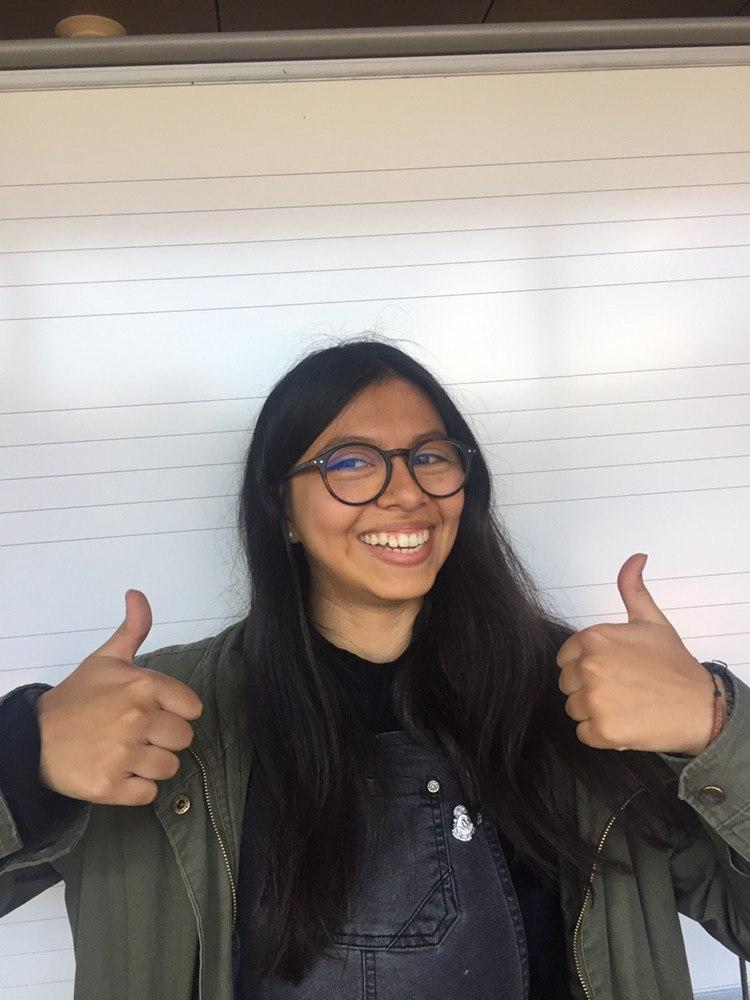
//> input picture proyecto/prueba/build/10.jpg, 750 x 1000 px
$ ./circulos build/10.jpg   (built with g++ and OpenCV 4)
//> lines starting //> are read from the running program, lines starting //| are printed output that depends on the picture
#include "opencv2/imgproc/imgproc.hpp"
#include "opencv2/highgui/highgui.hpp"
#include <stdlib.h>
#include <stdio.h>

using namespace cv;

/// Global variables

int threshold_value = 0;
int threshold_type = 3;;
int const max_value = 255;
int const max_type = 4;
int const max_BINARY_value = 255;

Mat src, src_gray, dst;
char* window_name = "Threshold Demo";

char* trackbar_type = "Type: \n 0: Binary \n 1: Binary Inverted \n 2: Truncate \n 3: To Zero \n 4: To Zero Inverted";
char* trackbar_value = "Value";

/// Function headers
void Threshold_Demo( int, void* );

/**
 * @function main
 */
int main( int argc, char** argv )
{
  /// Load an image
  src = imread( argv[1], 1 );
//> src is the input picture: 1000 rows x 750 cols, CV_8UC3; mean B, G, R 136.1, 140.7, 148.2

  /// Convert the image to Gray
  cvtColor( src, src_gray, COLOR_BGR2GRAY );
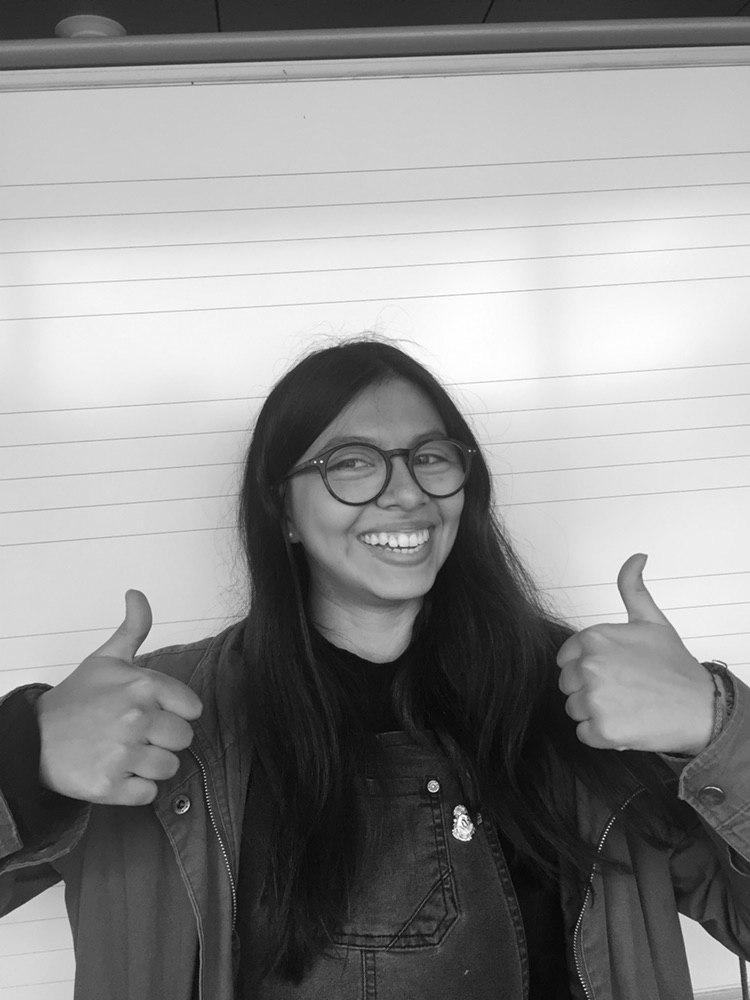
//> src_gray: 1000 rows x 750 cols, CV_8UC1; min 0, max 255, mean 142.4

  /// Create a window to display results
  namedWindow( window_name, WINDOW_NORMAL );

  /// Create Trackbar to choose type of Threshold
  createTrackbar( trackbar_type,
                  window_name, &threshold_type,
                  max_type, Threshold_Demo );

  createTrackbar( trackbar_value,
                  window_name, &threshold_value,
                  max_value, Threshold_Demo );
//> slider 'Value' is set to 85

  /// Call the function to initialize
  Threshold_Demo( 0, 0 );
//> in Threshold_Demo, `threshold( src_gray, dst, threshold_value, max_BINARY_value,threshold_..`:
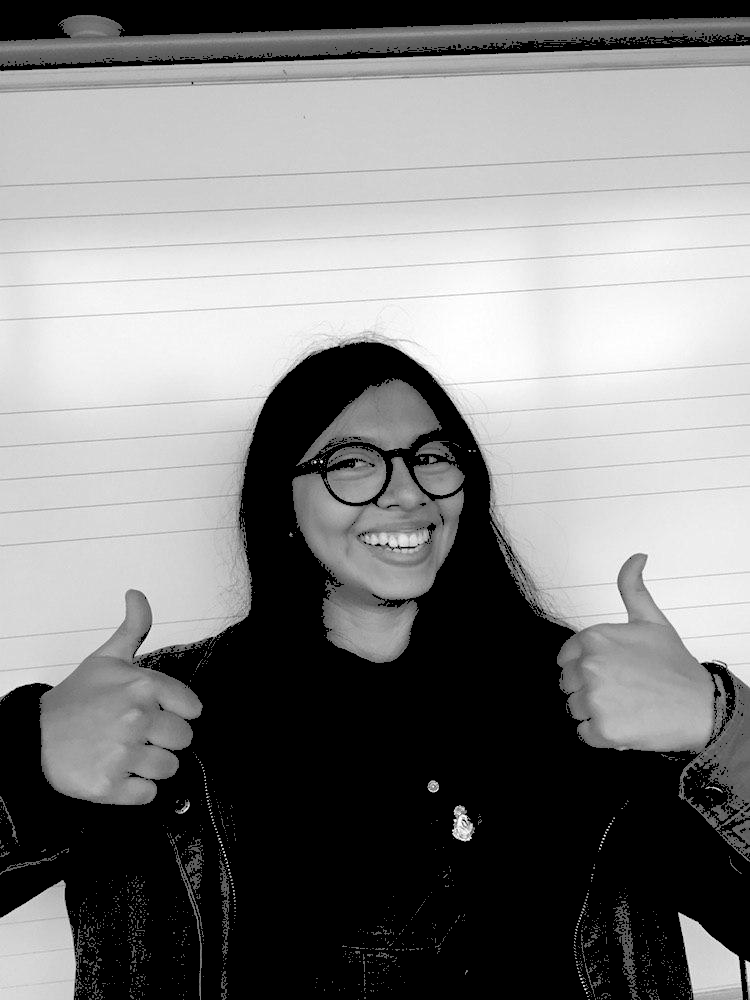
//> dst: 1000 rows x 750 cols, CV_8UC1; min 0, max 255, mean 127

  /// Wait until user finishes program
  while(true)
  {
    int c;
    c = waitKey( 20 );
//> the Esc key is pressed
    if( (char)c == 27 )
      { break; }
   }

}


/**
 * @function Threshold_Demo
 */
void Threshold_Demo( int, void* )
{
  /* 0: Binary
     1: Binary Inverted
     2: Threshold Truncated
     3: Threshold to Zero
     4: Threshold to Zero Inverted
   */

  threshold( src_gray, dst, threshold_value, max_BINARY_value,threshold_type );

  imshow( window_name, dst );
}

$ run again, on proyecto/prueba/build/12.jpg
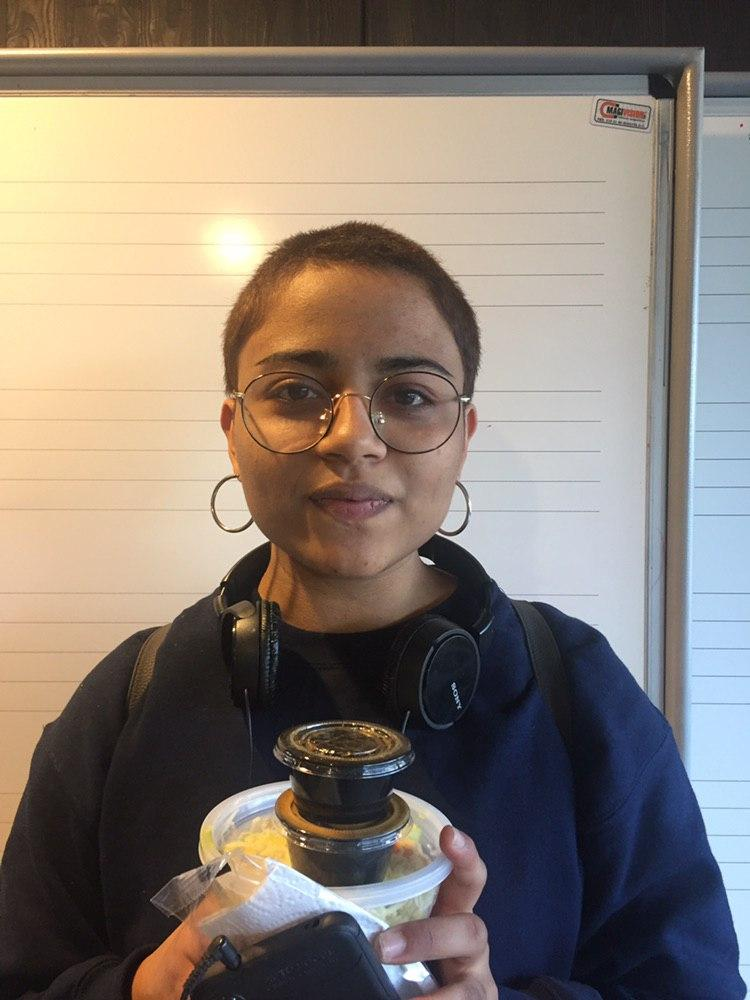
//> input picture proyecto/prueba/build/12.jpg, 750 x 1000 px
//> src is the input picture: 1000 rows x 750 cols, CV_8UC3; mean B, G, R 114.3, 123.8, 135
//> `cvtColor( src, src_gray, COLOR_BGR2GRAY );`:
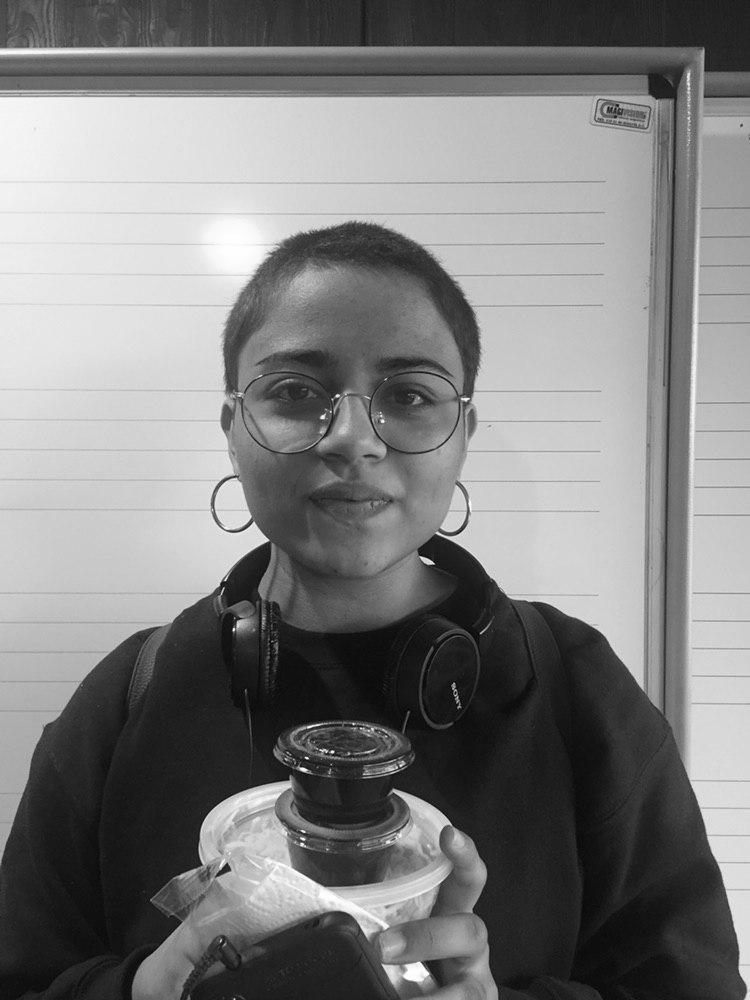
//> src_gray: 1000 rows x 750 cols, CV_8UC1; min 0, max 255, mean 126.1
//> in Threshold_Demo, `threshold( src_gray, dst, threshold_value, max_BINARY_value,threshold_..`:
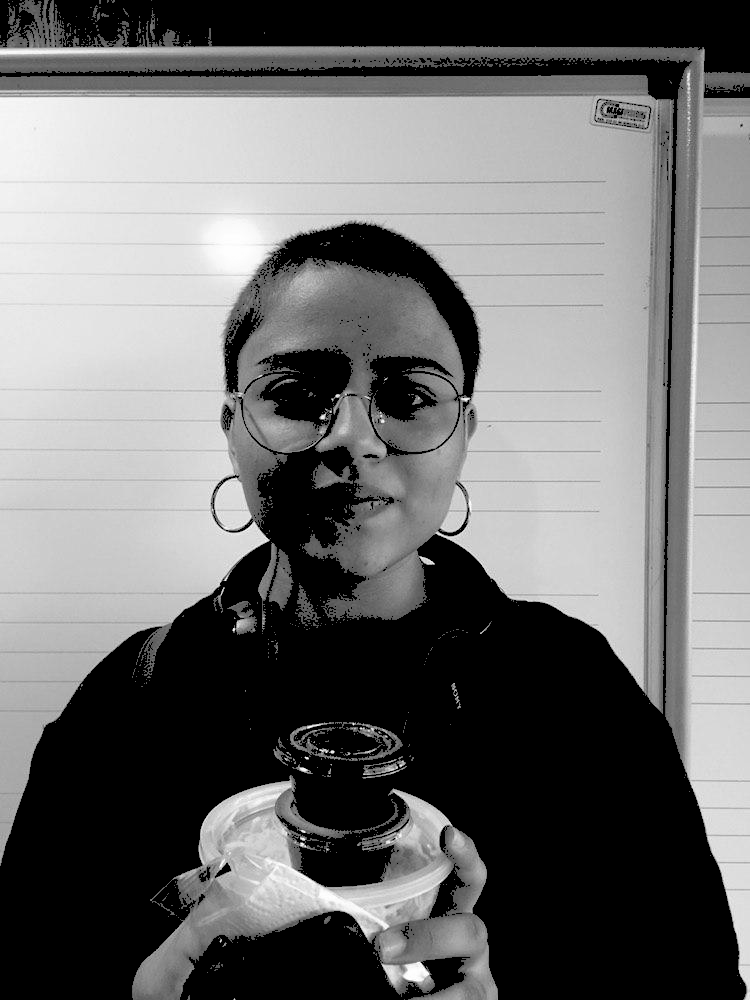
//> dst: 1000 rows x 750 cols, CV_8UC1; min 0, max 255, mean 110.3

$ run again, on proyecto/prueba/build/13.jpg
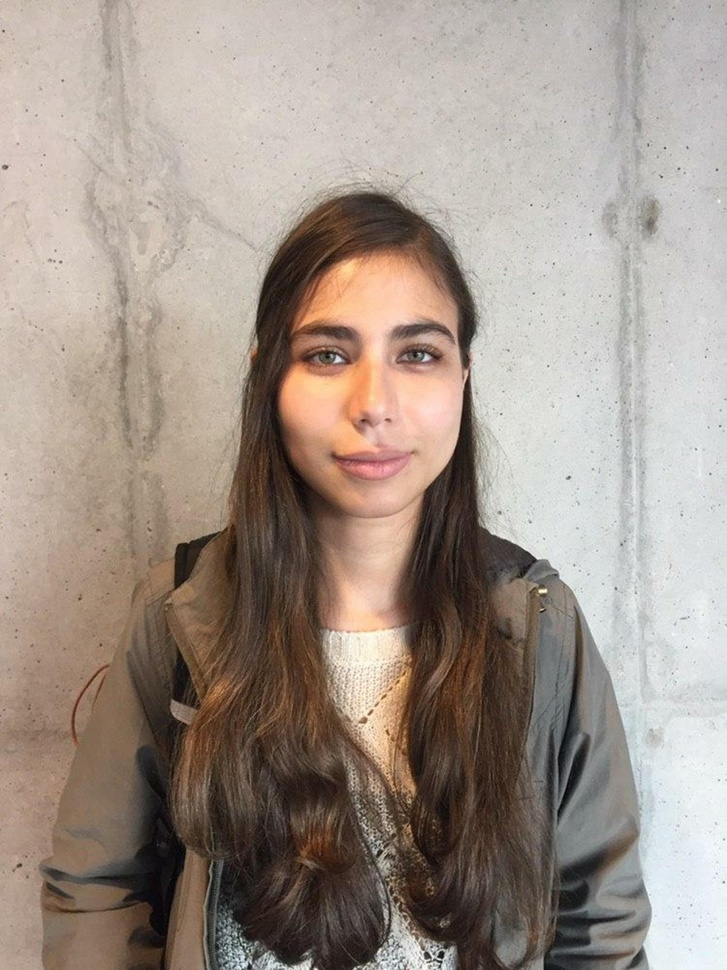
//> input picture proyecto/prueba/build/13.jpg, 727 x 970 px, shrunk from 2976 x 3968 before the run
//> src is the input picture: 970 rows x 727 cols, CV_8UC3; mean B, G, R 138.1, 147.8, 160.8
//> `cvtColor( src, src_gray, COLOR_BGR2GRAY );`:
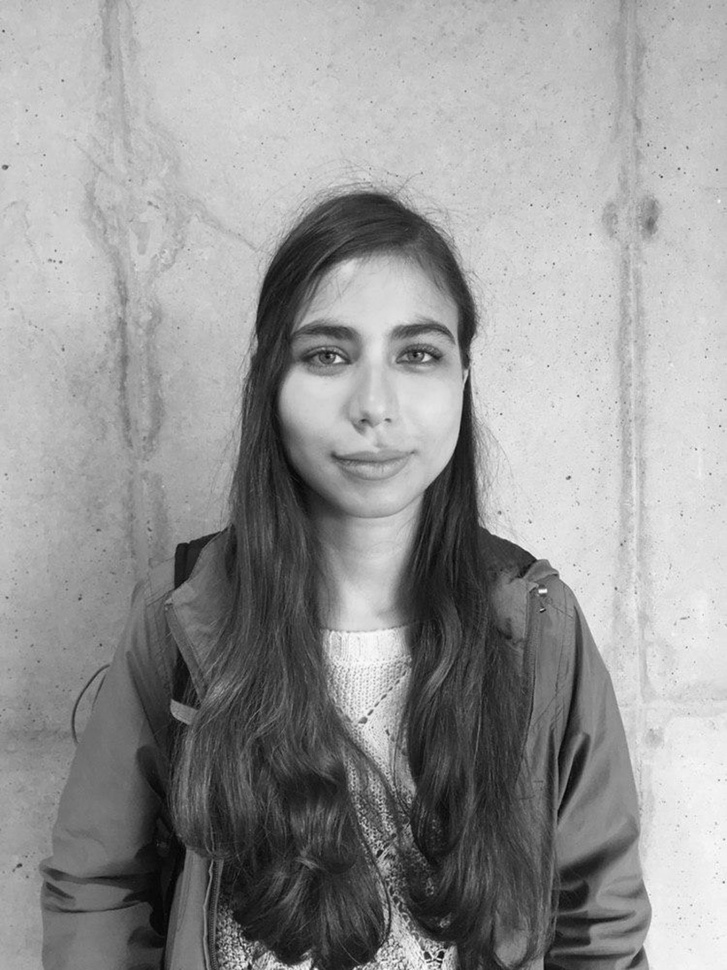
//> src_gray: 970 rows x 727 cols, CV_8UC1; min 2, max 255, mean 150.6
//> in Threshold_Demo, `threshold( src_gray, dst, threshold_value, max_BINARY_value,threshold_..`:
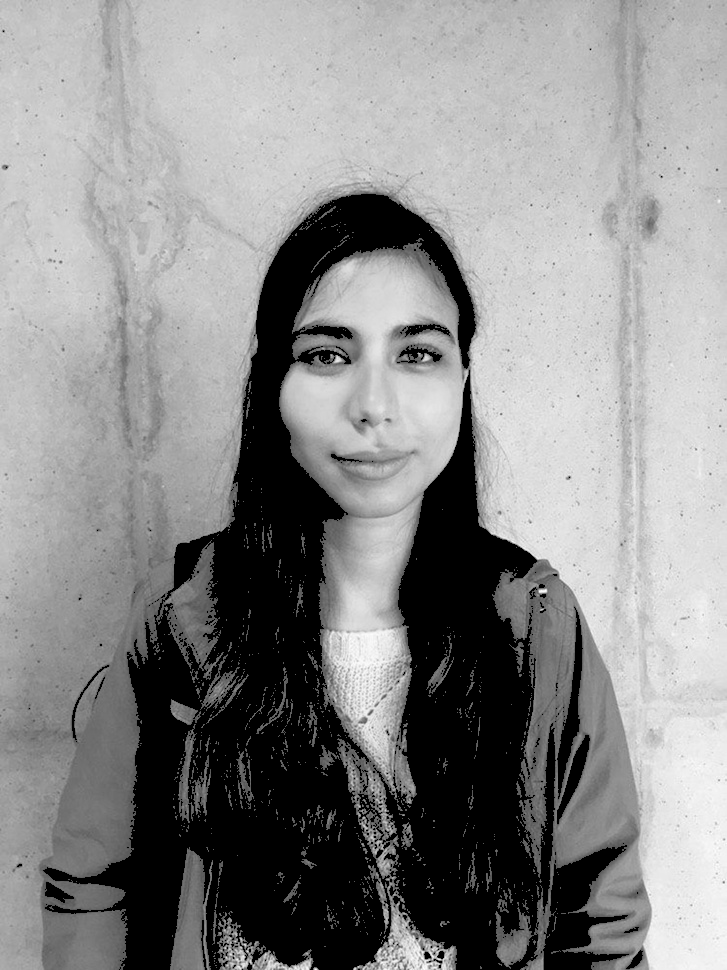
//> dst: 970 rows x 727 cols, CV_8UC1; min 0, max 255, mean 138.2

$ run again, on proyecto/prueba/build/14.jpg
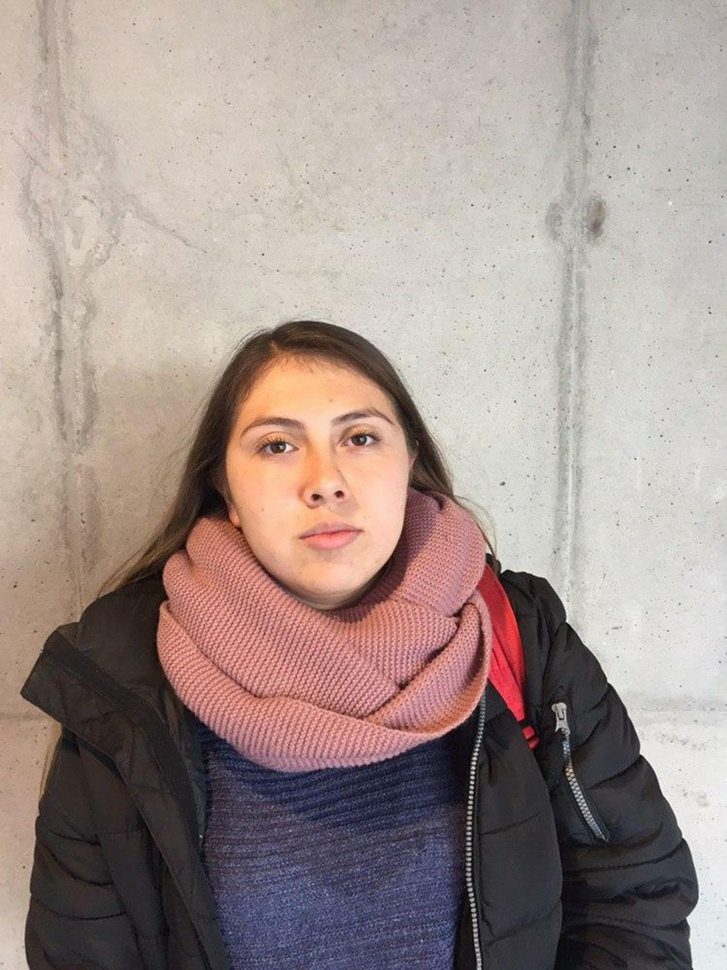
//> input picture proyecto/prueba/build/14.jpg, 727 x 970 px, shrunk from 2976 x 3968 before the run
//> src is the input picture: 970 rows x 727 cols, CV_8UC3; mean B, G, R 140.8, 145.9, 161.5
//> `cvtColor( src, src_gray, COLOR_BGR2GRAY );`:
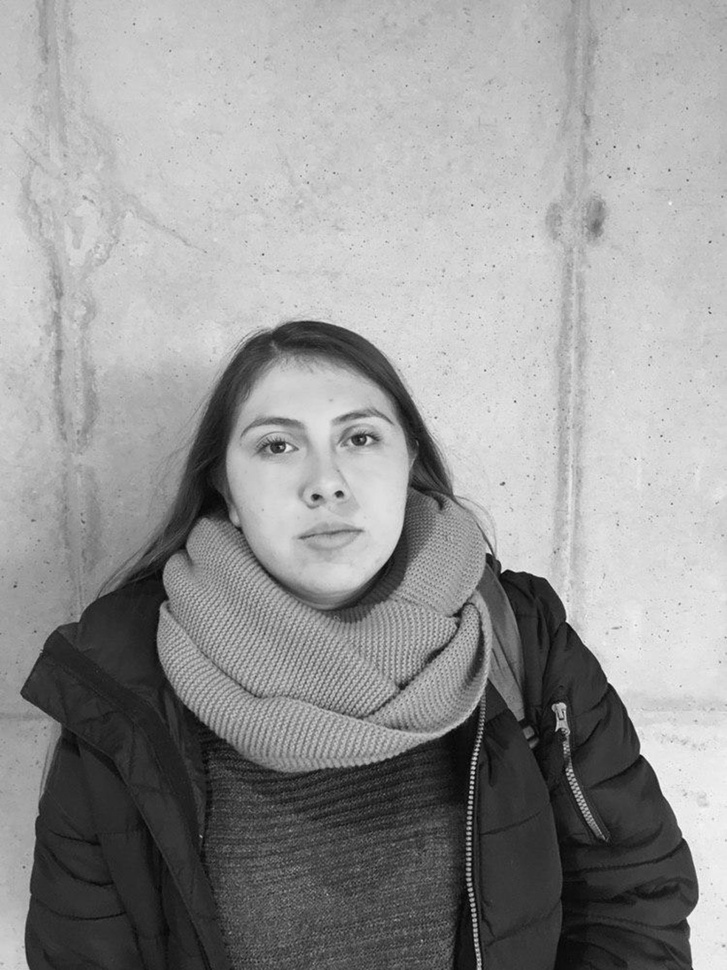
//> src_gray: 970 rows x 727 cols, CV_8UC1; min 3, max 251, mean 150
//> in Threshold_Demo, `threshold( src_gray, dst, threshold_value, max_BINARY_value,threshold_..`:
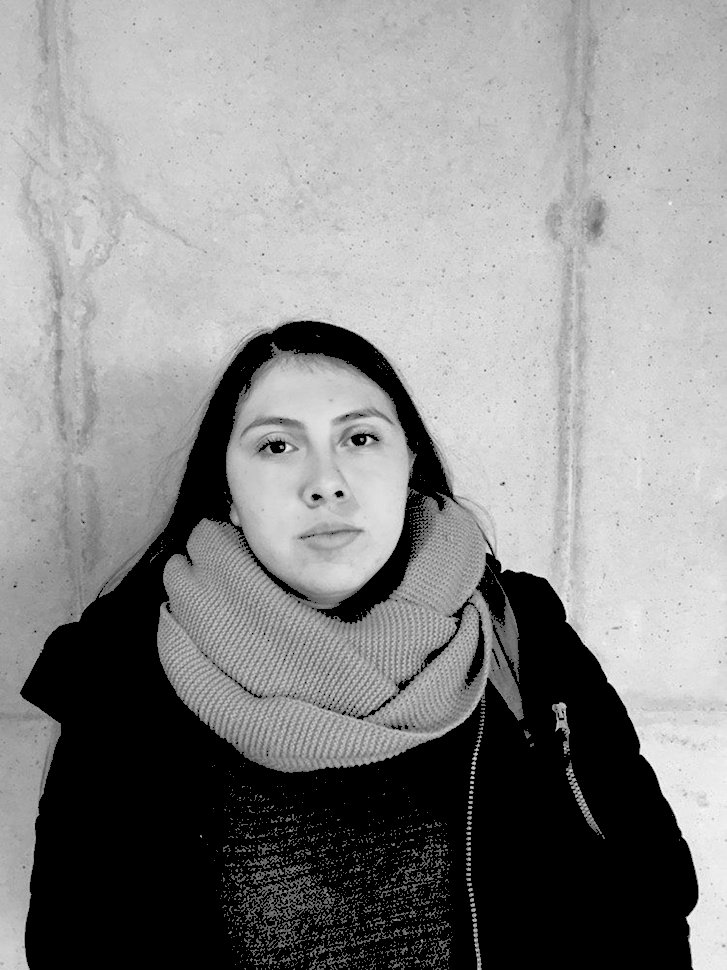
//> dst: 970 rows x 727 cols, CV_8UC1; min 0, max 251, mean 137.3
